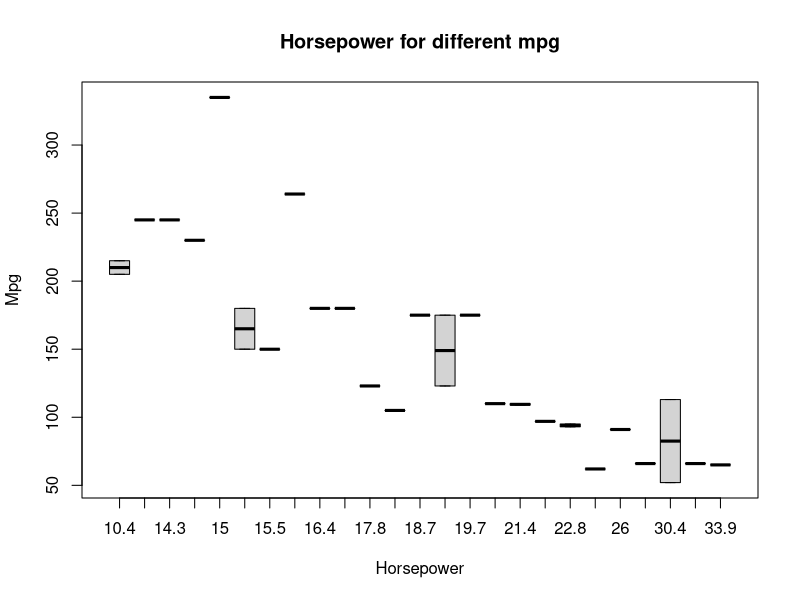
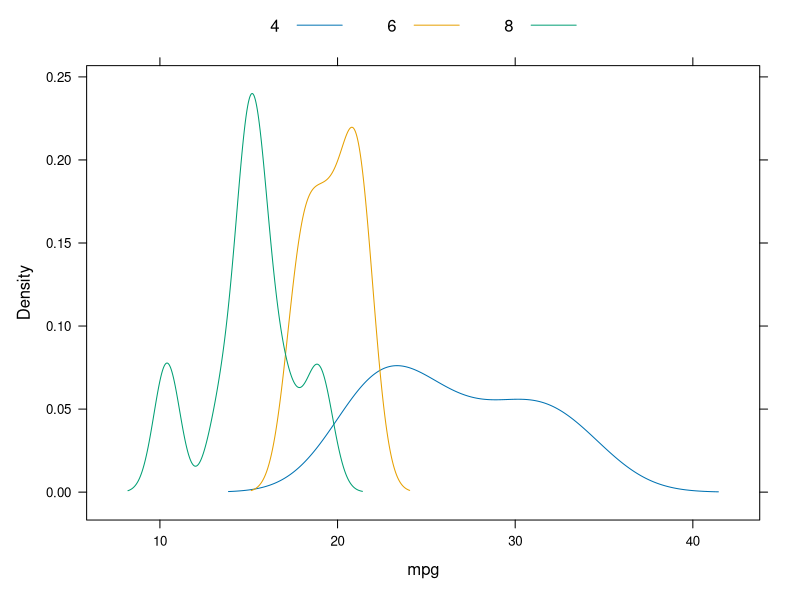

These figures' R source, in order:
library(lattice)
library(GGally)

data (mtcars)
head (mtcars)

#core graphics
boxplot (
  hp ~ mpg,
  data=mtcars,
  main="Horsepower for different mpg",
  xlab="Horsepower",
  ylab="Mpg"
)

densityplot( ~ mpg,
  data=mtcars,
  groups = cyl,
  plot.points=F,
  auto.key=list(columns = 3),
  title="Cylinder")


